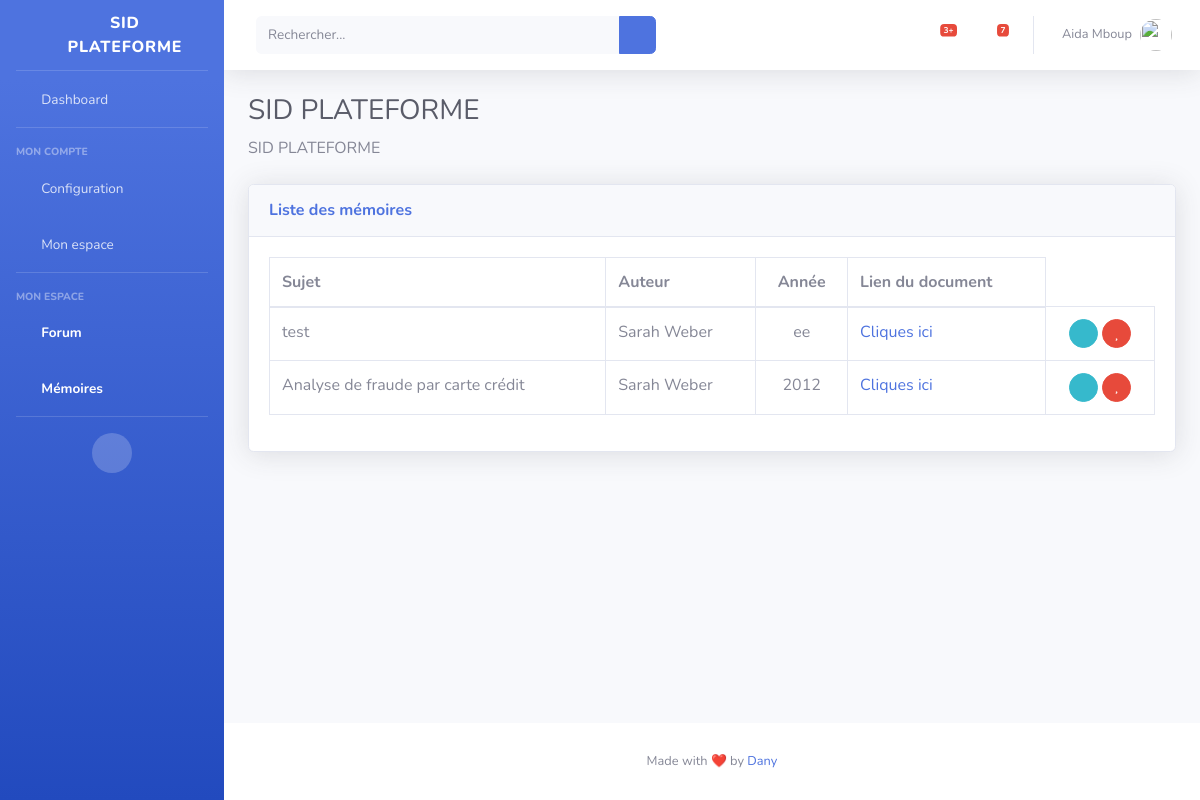
Page /user/list-memory (signed in) on the committed database.
### app/base/models.py (models this page shows, shortened)
class User(db.Model, UserMixin):
    id = db.Column(db.Integer, primary_key=True)
    first_name = db.Column(db.String(150))
    last_name = db.Column(db.String(150))
    email = db.Column(db.String(150), unique=True)
    confirmed = db.Column(db.Boolean, default=False)
    password_hash = db.Column(db.String(150))
    role_id = db.Column(db.Integer, db.ForeignKey('roles.id'))
    replies = db.relationship('Reply', backref='user', lazy='dynamic')
    @property
    def password(self):
        raise AttributeError('`password` is not a readable attribute')

class Memory(db.Model):
    __tablename__ = 'memories'
    extend_existing=True
    id          = db.Column(db.Integer, primary_key=True)
    title       = db.Column(db.String(200))
    year        = db.Column(db.String(10))
    memory_link = db.Column(db.String(200), unique=True)
    user        = db.Column(db.String(200))

### app/home/views.py (the view)
@blueprint.route('/list-memory', methods=['GET'])
@login_required
def list_memories():
    memories = Memory.query.all()
    return render_template('user/list_memory.html', memories=memories, user=current_user)

### app/base/models.py (called while the page is built)
@login_manager.user_loader
def loader_user(key):
    return User.query.get(int(key))

### app/templates/user/list_memory.html (shortened to what this page needs)
{% extends "user/index.html" %}
{% block registered_memory %}
<div class="card shadow mb-4">
    <div class="card-header py-3">
      <h6 class="m-0 font-weight-bold text-primary">Liste des mémoires</h6>
    </div>
    <div class="card-body">
      <div class="table-responsive">
        <table class="table table-bordered" id="dataTable" width="100%" cellspacing="0">
          <thead>
            <tr>
              <th>Sujet</th>
              <th>Auteur</th>
              <th style="text-align: center;">Année</th>
              <th>Lien du document</th>
            </tr>
          </thead>
          <tbody>
            {% for memory in memories %}
            <tr>
              <td>{{ memory.title }}</td>
              <td>{{ memory.user }}</td>
              <td align="center">{{ memory.year }}</td>
              <td> <a href="{{ memory.memory_link }}">Cliques ici</a></td>
              <td style="text-align: center;">
                <button title="Infos" class="btn btn-info btn-circle btn-sm"><i class="fas fa-info-circle"></i></button>
                <button title="J'adore" class="btn btn-circle btn-danger btn-sm"><i class="fas fa-heart"></i></button>
              </td>
            </tr>
            {% endfor %}
          </tbody>
        </table>
      </div>
    </div>
  </div>
{% endblock %}

### app/templates/site-template/navigation.html (shortened to what this page needs)
<nav class="navbar navbar-expand navbar-light bg-white topbar mb-4 static-top shadow">
    <form class="d-none d-sm-inline-block form-inline mr-auto ml-md-3 my-2 my-md-0 mw-100 navbar-search">
      <div class="input-group">
        <input type="text" class="form-control bg-light border-0 small" placeholder="Rechercher..." aria-label="Search" aria-describedby="basic-addon2">
        <div class="input-group-append">
          <button class="btn btn-primary" type="button">
            <i class="fas fa-search fa-sm"></i>
          </button>
        </div>
      </div>
    </form>
    <ul class="navbar-nav ml-auto">
      <li class="nav-item dropdown no-arrow mx-1">
        <a class="nav-link dropdown-toggle" href="#" id="alertsDropdown" role="button" data-toggle="dropdown" aria-haspopup="true" aria-expanded="false">
          <i class="fas fa-bell fa-fw"></i>
          <span class="badge badge-danger badge-counter">3+</span>
        </a>
      </li>
      <li class="nav-item dropdown no-arrow mx-1">
        <a class="nav-link dropdown-toggle" href="#" id="messagesDropdown" role="button" data-toggle="dropdown" aria-haspopup="true" aria-expanded="false">
          <i class="fas fa-envelope fa-fw"></i>
          <span class="badge badge-danger badge-counter">7</span>
        </a>
      </li>
      <li class="nav-item dropdown no-arrow">
        <a class="nav-link dropdown-toggle" href="#" id="userDropdown" role="button" data-toggle="dropdown" aria-haspopup="true" aria-expanded="false">
          <span class="mr-2 d-none d-lg-inline text-gray-600 small">{{ user.first_name }}&nbsp;{{ user.last_name }}</span>
          <img class="img-profile rounded-circle" src="/static/img/testi_01.png">
        </a>
      </li>
    </ul>
 </nav>

### rows in the picture
User: first_name "Aida", last_name "Mboup"
Memory: title "test", user "Sarah Weber", year "ee"
Memory: title "Analyse de fraude par carte crédit", user "Sarah Weber", year "2012"
